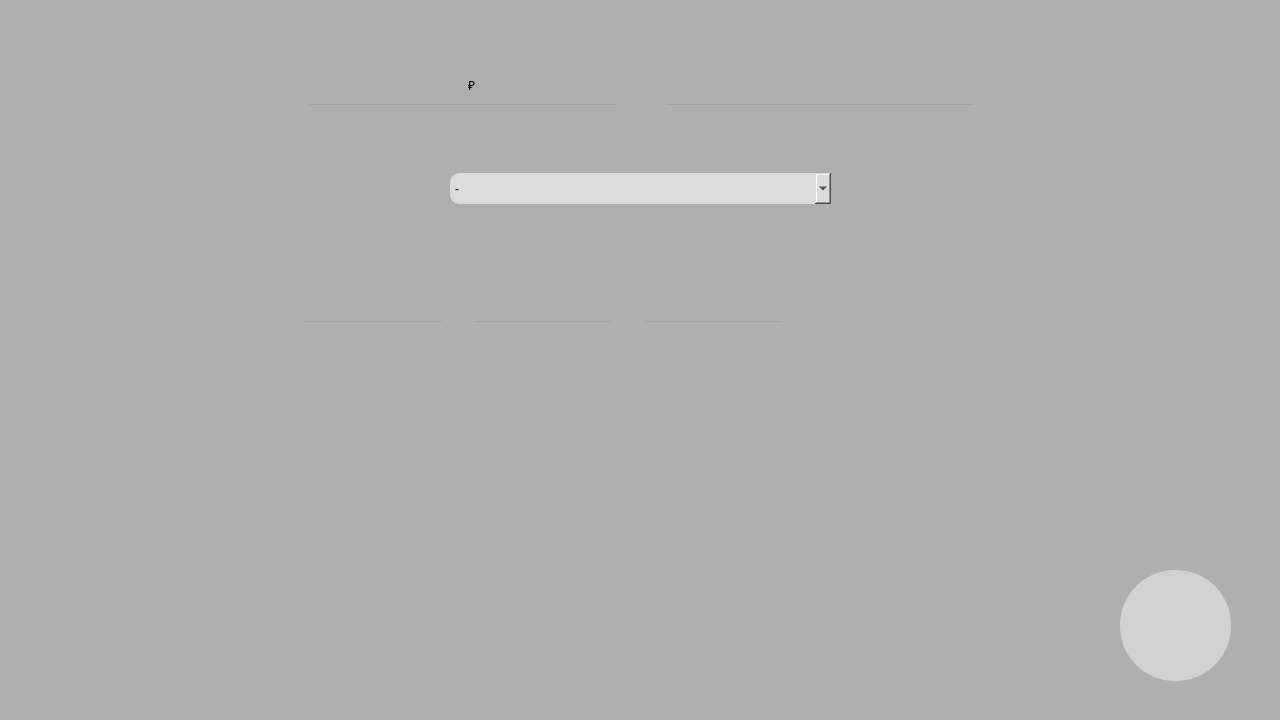
<?xml version="1.0" encoding="UTF-8"?>
<ui version="4.0">
 <class>Calc</class>
 <widget class="QDialog" name="Calc">
  <property name="geometry">
   <rect>
    <x>0</x>
    <y>0</y>
    <width>1280</width>
    <height>720</height>
   </rect>
  </property>
  <property name="windowTitle">
   <string>Dialog</string>
  </property>
  <property name="styleSheet">
   <string notr="true">background-color: rgba(255, 255, 255, 0);</string>
  </property>
  <widget class="QPushButton" name="pushButton">
   <property name="geometry">
    <rect>
     <x>15</x>
     <y>633</y>
     <width>61</width>
     <height>61</height>
    </rect>
   </property>
   <property name="focusPolicy">
    <enum>Qt::WheelFocus</enum>
   </property>
   <property name="styleSheet">
    <string notr="true">QPushButton {
	color: rgba(255, 255, 255, 0);
	background-color: rgba(81, 255, 62,0);
  border: 3px rgb(31, 31, 31);
 border-radius:30px;
}
QPushButton:pressed {
    
	
	background-color: rgba(255, 255, 255, 111);
}</string>
   </property>
   <property name="text">
    <string>Назад</string>
   </property>
  </widget>
  <widget class="QLineEdit" name="value">
   <property name="geometry">
    <rect>
     <x>307</x>
     <y>103</y>
     <width>311</width>
     <height>31</height>
    </rect>
   </property>
   <property name="styleSheet">
    <string notr="true">font: 12 9pt &quot;Okta Neue&quot;;</string>
   </property>
   <property name="text">
    <string/>
   </property>
  </widget>
  <widget class="QLabel" name="label">
   <property name="geometry">
    <rect>
     <x>0</x>
     <y>-10</y>
     <width>1280</width>
     <height>720</height>
    </rect>
   </property>
   <property name="styleSheet">
    <string notr="true">background-image: url(:/Ss/newcalc3.png);
background-color: rgba(255, 255, 255, 0);</string>
   </property>
   <property name="text">
    <string/>
   </property>
  </widget>
  <widget class="QLineEdit" name="procent">
   <property name="geometry">
    <rect>
     <x>664</x>
     <y>103</y>
     <width>311</width>
     <height>31</height>
    </rect>
   </property>
   <property name="font">
    <font>
     <family>Okta Neue</family>
     <pointsize>9</pointsize>
     <weight>1</weight>
     <italic>false</italic>
     <bold>false</bold>
    </font>
   </property>
   <property name="styleSheet">
    <string notr="true">font: 12 9pt &quot;Okta Neue&quot;;</string>
   </property>
  </widget>
  <widget class="QLineEdit" name="years">
   <property name="geometry">
    <rect>
     <x>303</x>
     <y>320</y>
     <width>141</width>
     <height>31</height>
    </rect>
   </property>
   <property name="styleSheet">
    <string notr="true">font: 12 9pt &quot;Okta Neue&quot;;</string>
   </property>
  </widget>
  <widget class="QLineEdit" name="month">
   <property name="geometry">
    <rect>
     <x>473</x>
     <y>320</y>
     <width>141</width>
     <height>31</height>
    </rect>
   </property>
   <property name="styleSheet">
    <string notr="true">font: 12 9pt &quot;Okta Neue&quot;;</string>
   </property>
  </widget>
  <widget class="QPushButton" name="result">
   <property name="geometry">
    <rect>
     <x>827</x>
     <y>320</y>
     <width>131</width>
     <height>36</height>
    </rect>
   </property>
   <property name="font">
    <font>
     <family>Century Gothic</family>
     <pointsize>20</pointsize>
     <weight>9</weight>
     <italic>false</italic>
     <bold>false</bold>
    </font>
   </property>
   <property name="cursor">
    <cursorShape>PointingHandCursor</cursorShape>
   </property>
   <property name="styleSheet">
    <string notr="true">QPushButton{
	
	background-color: rgba(25, 255, 255, 0);
	font: 75 20pt &quot;Century Gothic&quot;;
	color: rgba(255, 255, 255, 0);
   qproperty-alignment: 'AlignVCenter | AlignHCenter';
   border: 2px rgb(0, 0, 0);
border-radius:16px;
   

}

QPushButton:hover:!pressed
{
	
	background-color: rgba(45, 123, 196,55);
}


QPushButton:pressed {
    
	background-color: rgba(21, 255, 95, 20);
}

</string>
   </property>
   <property name="text">
    <string>Вычислить</string>
   </property>
  </widget>
  <widget class="QPushButton" name="clear">
   <property name="geometry">
    <rect>
     <x>145</x>
     <y>61</y>
     <width>61</width>
     <height>61</height>
    </rect>
   </property>
   <property name="font">
    <font>
     <family>Impact</family>
     <pointsize>10</pointsize>
     <weight>50</weight>
     <italic>false</italic>
     <bold>false</bold>
    </font>
   </property>
   <property name="cursor">
    <cursorShape>PointingHandCursor</cursorShape>
   </property>
   <property name="styleSheet">
    <string notr="true">QPushButton {
	font: 10pt &quot;Impact&quot;;
color:rgba(255, 170, 255,0);
	background-color: rgba(51, 51, 51, 0);
  border: 3px rgb(31, 31, 31);
 border-radius:30px;
}
QPushButton:hover:!pressed
{
	background-color: rgba(255, 133, 11, 55);
}


QPushButton:pressed {
    
	background-color: rgba(21, 255, 95, 20);
}

</string>
   </property>
   <property name="text">
    <string>C</string>
   </property>
  </widget>
  <widget class="QPushButton" name="pushButton_dot">
   <property name="geometry">
    <rect>
     <x>145</x>
     <y>141</y>
     <width>61</width>
     <height>61</height>
    </rect>
   </property>
   <property name="maximumSize">
    <size>
     <width>836</width>
     <height>16777215</height>
    </size>
   </property>
   <property name="font">
    <font>
     <family>Impact</family>
     <pointsize>10</pointsize>
     <weight>50</weight>
     <italic>false</italic>
     <bold>false</bold>
    </font>
   </property>
   <property name="cursor">
    <cursorShape>PointingHandCursor</cursorShape>
   </property>
   <property name="styleSheet">
    <string notr="true">QPushButton {
	font: 10pt &quot;Impact&quot;;
color:rgba(255, 170, 255,0);
	background-color: rgba(51, 51, 51, 0);
  border: 3px rgb(31, 31, 31);
 border-radius:30px;
}
QPushButton:hover:!pressed
{
	background-color: rgba(255, 133, 11, 55);
}


QPushButton:pressed {
    
	background-color: rgba(21, 255, 95, 20);
}

</string>
   </property>
   <property name="text">
    <string>.</string>
   </property>
  </widget>
  <widget class="QPushButton" name="valuta">
   <property name="geometry">
    <rect>
     <x>1077</x>
     <y>62</y>
     <width>60</width>
     <height>60</height>
    </rect>
   </property>
   <property name="maximumSize">
    <size>
     <width>836</width>
     <height>16777215</height>
    </size>
   </property>
   <property name="font">
    <font>
     <family>Impact</family>
     <pointsize>10</pointsize>
     <weight>50</weight>
     <italic>false</italic>
     <bold>false</bold>
    </font>
   </property>
   <property name="cursor">
    <cursorShape>PointingHandCursor</cursorShape>
   </property>
   <property name="styleSheet">
    <string notr="true">QPushButton {
	font: 10pt &quot;Impact&quot;;
color:rgba(255, 170, 255,0);
	background-color: rgba(51, 51, 51, 0);
  border: 3px rgb(31, 31, 31);
 border-radius:30px;
}
QPushButton:hover:!pressed
{
	background-color: rgba(255, 133, 11, 55);
}


QPushButton:pressed {
    
	background-color: rgba(21, 255, 95, 20);
}

</string>
   </property>
   <property name="text">
    <string>$</string>
   </property>
  </widget>
  <widget class="QPushButton" name="pushButton_plusminus">
   <property name="geometry">
    <rect>
     <x>1077</x>
     <y>140</y>
     <width>61</width>
     <height>61</height>
    </rect>
   </property>
   <property name="font">
    <font>
     <family>Impact</family>
     <pointsize>10</pointsize>
     <weight>50</weight>
     <italic>false</italic>
     <bold>false</bold>
    </font>
   </property>
   <property name="cursor">
    <cursorShape>PointingHandCursor</cursorShape>
   </property>
   <property name="styleSheet">
    <string notr="true">QPushButton {
	font: 10pt &quot;Impact&quot;;
color:rgba(255, 170, 255,0);
	background-color: rgba(51, 51, 51, 0);
  border: 3px rgb(31, 31, 31);
 border-radius:30px;
}
QPushButton:hover:!pressed
{
	background-color: rgba(255, 133, 11, 55);
}


QPushButton:pressed {
    
	background-color: rgba(21, 255, 95, 20);
}

</string>
   </property>
   <property name="text">
    <string>+/-</string>
   </property>
  </widget>
  <widget class="QTextBrowser" name="textBrowser">
   <property name="geometry">
    <rect>
     <x>400</x>
     <y>470</y>
     <width>481</width>
     <height>111</height>
    </rect>
   </property>
   <property name="styleSheet">
    <string notr="true">background-color: rgba(255, 255, 255,0);
border:0px;
font: 75 22pt  &quot;Okta Neue&quot;;</string>
   </property>
  </widget>
  <widget class="QLabel" name="label_2">
   <property name="geometry">
    <rect>
     <x>0</x>
     <y>0</y>
     <width>1280</width>
     <height>720</height>
    </rect>
   </property>
   <property name="styleSheet">
    <string notr="true">background-color: rgba(0, 0, 0, 80);</string>
   </property>
   <property name="text">
    <string/>
   </property>
  </widget>
  <widget class="QComboBox" name="pick">
   <property name="geometry">
    <rect>
     <x>450</x>
     <y>173</y>
     <width>381</width>
     <height>31</height>
    </rect>
   </property>
   <property name="sizePolicy">
    <sizepolicy hsizetype="Preferred" vsizetype="Preferred">
     <horstretch>0</horstretch>
     <verstretch>0</verstretch>
    </sizepolicy>
   </property>
   <property name="minimumSize">
    <size>
     <width>381</width>
     <height>31</height>
    </size>
   </property>
   <property name="palette">
    <palette>
     <active>
      <colorrole role="WindowText">
       <brush brushstyle="SolidPattern">
        <color alpha="255">
         <red>0</red>
         <green>0</green>
         <blue>0</blue>
        </color>
       </brush>
      </colorrole>
      <colorrole role="Button">
       <brush brushstyle="SolidPattern">
        <color alpha="255">
         <red>219</red>
         <green>219</green>
         <blue>219</blue>
        </color>
       </brush>
      </colorrole>
      <colorrole role="Text">
       <brush brushstyle="SolidPattern">
        <color alpha="255">
         <red>0</red>
         <green>0</green>
         <blue>0</blue>
        </color>
       </brush>
      </colorrole>
      <colorrole role="ButtonText">
       <brush brushstyle="SolidPattern">
        <color alpha="255">
         <red>0</red>
         <green>0</green>
         <blue>0</blue>
        </color>
       </brush>
      </colorrole>
      <colorrole role="Base">
       <brush brushstyle="SolidPattern">
        <color alpha="255">
         <red>219</red>
         <green>219</green>
         <blue>219</blue>
        </color>
       </brush>
      </colorrole>
      <colorrole role="Window">
       <brush brushstyle="SolidPattern">
        <color alpha="255">
         <red>219</red>
         <green>219</green>
         <blue>219</blue>
        </color>
       </brush>
      </colorrole>
      <colorrole role="PlaceholderText">
       <brush brushstyle="NoBrush">
        <color alpha="128">
         <red>0</red>
         <green>0</green>
         <blue>0</blue>
        </color>
       </brush>
      </colorrole>
     </active>
     <inactive>
      <colorrole role="WindowText">
       <brush brushstyle="SolidPattern">
        <color alpha="255">
         <red>0</red>
         <green>0</green>
         <blue>0</blue>
        </color>
       </brush>
      </colorrole>
      <colorrole role="Button">
       <brush brushstyle="SolidPattern">
        <color alpha="255">
         <red>219</red>
         <green>219</green>
         <blue>219</blue>
        </color>
       </brush>
      </colorrole>
      <colorrole role="Text">
       <brush brushstyle="SolidPattern">
        <color alpha="255">
         <red>0</red>
         <green>0</green>
         <blue>0</blue>
        </color>
       </brush>
      </colorrole>
      <colorrole role="ButtonText">
       <brush brushstyle="SolidPattern">
        <color alpha="255">
         <red>0</red>
         <green>0</green>
         <blue>0</blue>
        </color>
       </brush>
      </colorrole>
      <colorrole role="Base">
       <brush brushstyle="SolidPattern">
        <color alpha="255">
         <red>219</red>
         <green>219</green>
         <blue>219</blue>
        </color>
       </brush>
      </colorrole>
      <colorrole role="Window">
       <brush brushstyle="SolidPattern">
        <color alpha="255">
         <red>219</red>
         <green>219</green>
         <blue>219</blue>
        </color>
       </brush>
      </colorrole>
      <colorrole role="PlaceholderText">
       <brush brushstyle="NoBrush">
        <color alpha="128">
         <red>0</red>
         <green>0</green>
         <blue>0</blue>
        </color>
       </brush>
      </colorrole>
     </inactive>
     <disabled>
      <colorrole role="WindowText">
       <brush brushstyle="SolidPattern">
        <color alpha="255">
         <red>0</red>
         <green>0</green>
         <blue>0</blue>
        </color>
       </brush>
      </colorrole>
      <colorrole role="Button">
       <brush brushstyle="SolidPattern">
        <color alpha="255">
         <red>219</red>
         <green>219</green>
         <blue>219</blue>
        </color>
       </brush>
      </colorrole>
      <colorrole role="Text">
       <brush brushstyle="SolidPattern">
        <color alpha="255">
         <red>0</red>
         <green>0</green>
         <blue>0</blue>
        </color>
       </brush>
      </colorrole>
      <colorrole role="ButtonText">
       <brush brushstyle="SolidPattern">
        <color alpha="255">
         <red>0</red>
         <green>0</green>
         <blue>0</blue>
        </color>
       </brush>
      </colorrole>
      <colorrole role="Base">
       <brush brushstyle="SolidPattern">
        <color alpha="255">
         <red>219</red>
         <green>219</green>
         <blue>219</blue>
        </color>
       </brush>
      </colorrole>
      <colorrole role="Window">
       <brush brushstyle="SolidPattern">
        <color alpha="255">
         <red>219</red>
         <green>219</green>
         <blue>219</blue>
        </color>
       </brush>
      </colorrole>
      <colorrole role="PlaceholderText">
       <brush brushstyle="NoBrush">
        <color alpha="128">
         <red>0</red>
         <green>0</green>
         <blue>0</blue>
        </color>
       </brush>
      </colorrole>
     </disabled>
    </palette>
   </property>
   <property name="styleSheet">
    <string notr="true">QComboBox{
	background-color: rgb(219, 219, 219);
border-radius:10px;
	color: rgb(0, 0, 0);
}

QComboBox::Activated{
background-color:rgb(121,71,71);
}</string>
   </property>
   <property name="maxVisibleItems">
    <number>39</number>
   </property>
   <property name="insertPolicy">
    <enum>QComboBox::NoInsert</enum>
   </property>
   <property name="sizeAdjustPolicy">
    <enum>QComboBox::AdjustToContents</enum>
   </property>
   <item>
    <property name="text">
     <string>-</string>
    </property>
   </item>
   <item>
    <property name="text">
     <string>1. Вклад№1</string>
    </property>
   </item>
   <item>
    <property name="text">
     <string>2. Вклад№2</string>
    </property>
   </item>
   <item>
    <property name="text">
     <string>3. Вклад№3</string>
    </property>
   </item>
   <item>
    <property name="text">
     <string>4. Вклад№4</string>
    </property>
   </item>
  </widget>
  <widget class="QPushButton" name="pushButton_info">
   <property name="geometry">
    <rect>
     <x>965</x>
     <y>173</y>
     <width>31</width>
     <height>31</height>
    </rect>
   </property>
   <property name="focusPolicy">
    <enum>Qt::WheelFocus</enum>
   </property>
   <property name="styleSheet">
    <string notr="true">QPushButton {
	color: rgba(255, 255, 255, 0);
	background-color: rgba(81, 255, 62,0);
  border: 3px rgb(31, 31, 31);
 border-radius:15px;
}
QPushButton:pressed {
    
	
	background-color: rgba(255, 255, 255, 111);
}</string>
   </property>
   <property name="text">
    <string>Назад</string>
   </property>
  </widget>
  <widget class="QLabel" name="label_3">
   <property name="geometry">
    <rect>
     <x>0</x>
     <y>0</y>
     <width>1280</width>
     <height>720</height>
    </rect>
   </property>
   <property name="text">
    <string/>
   </property>
  </widget>
  <widget class="QPushButton" name="dark">
   <property name="geometry">
    <rect>
     <x>1120</x>
     <y>570</y>
     <width>111</width>
     <height>111</height>
    </rect>
   </property>
   <property name="styleSheet">
    <string notr="true">QPushButton
{background-color: rgba(255, 255, 255, 111);
background-image: url(:/Ss/switchnight.png);
border-radius: 55px;
}
QPushButton:hover
{
	background-color: rgba(128, 214, 250,22);
}</string>
   </property>
   <property name="text">
    <string/>
   </property>
  </widget>
  <widget class="QLineEdit" name="days">
   <property name="geometry">
    <rect>
     <x>643</x>
     <y>320</y>
     <width>141</width>
     <height>31</height>
    </rect>
   </property>
   <property name="styleSheet">
    <string notr="true">font: 12 9pt &quot;Okta Neue&quot;;</string>
   </property>
  </widget>
  <widget class="QLabel" name="rub">
   <property name="geometry">
    <rect>
     <x>468</x>
     <y>77</y>
     <width>55</width>
     <height>16</height>
    </rect>
   </property>
   <property name="styleSheet">
    <string notr="true">color: rgb(0, 0, 0);
font: 10pt &quot;MS Shell Dlg 2&quot;;</string>
   </property>
   <property name="text">
    <string>₽</string>
   </property>
  </widget>
  <zorder>label_2</zorder>
  <zorder>label_3</zorder>
  <zorder>label</zorder>
  <zorder>pushButton_plusminus</zorder>
  <zorder>pick</zorder>
  <zorder>procent</zorder>
  <zorder>pushButton_dot</zorder>
  <zorder>value</zorder>
  <zorder>month</zorder>
  <zorder>textBrowser</zorder>
  <zorder>result</zorder>
  <zorder>years</zorder>
  <zorder>pushButton_info</zorder>
  <zorder>valuta</zorder>
  <zorder>clear</zorder>
  <zorder>pushButton</zorder>
  <zorder>dark</zorder>
  <zorder>days</zorder>
  <zorder>rub</zorder>
 </widget>
 <resources/>
 <connections/>
</ui>
